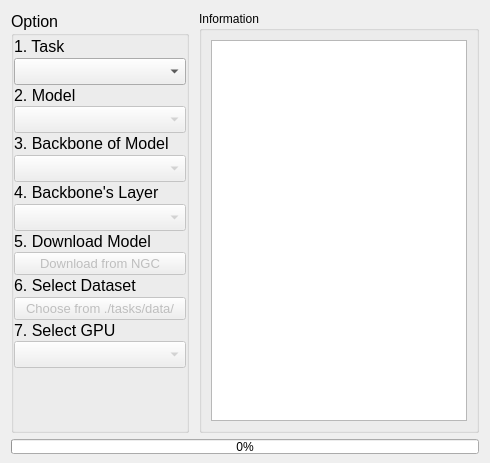
      <widget class="QWidget" name="tab_1">
       <property name="enabled">
        <bool>true</bool>
       </property>
       <property name="sizePolicy">
        <sizepolicy hsizetype="Preferred" vsizetype="Preferred">
         <horstretch>0</horstretch>
         <verstretch>0</verstretch>
        </sizepolicy>
       </property>
       <property name="font">
        <font>
         <weight>50</weight>
         <bold>false</bold>
        </font>
       </property>
       <attribute name="title">
        <string>Initialize</string>
       </attribute>
       <layout class="QGridLayout" name="gridLayout_26">
        <property name="bottomMargin">
         <number>9</number>
        </property>
        <item row="0" column="0">
         <widget class="QWidget" name="t1_widget_main" native="true">
          <layout class="QGridLayout" name="gridLayout_27" columnstretch="1,3">
           <property name="leftMargin">
            <number>0</number>
           </property>
           <property name="topMargin">
            <number>0</number>
           </property>
           <property name="rightMargin">
            <number>0</number>
           </property>
           <property name="bottomMargin">
            <number>0</number>
           </property>
           <property name="spacing">
            <number>10</number>
           </property>
           <item row="0" column="0">
            <widget class="QGroupBox" name="t1_option">
             <property name="sizePolicy">
              <sizepolicy hsizetype="Preferred" vsizetype="Preferred">
               <horstretch>0</horstretch>
               <verstretch>0</verstretch>
              </sizepolicy>
             </property>
             <property name="font">
              <font>
               <family>Arial</family>
               <pointsize>12</pointsize>
               <underline>false</underline>
              </font>
             </property>
             <property name="title">
              <string>Option</string>
             </property>
             <property name="flat">
              <bool>false</bool>
             </property>
             <layout class="QVBoxLayout" name="verticalLayout_3" stretch="1,1,1,1,1,1,1,1,1,1,1,1,1,1,1,0">
              <property name="spacing">
               <number>0</number>
              </property>
              <property name="leftMargin">
               <number>0</number>
              </property>
              <property name="topMargin">
               <number>0</number>
              </property>
              <property name="rightMargin">
               <number>0</number>
              </property>
              <property name="bottomMargin">
               <number>0</number>
              </property>
              <item>
               <widget class="QLabel" name="t1_lbl_task">
                <property name="sizePolicy">
                 <sizepolicy hsizetype="Preferred" vsizetype="Preferred">
                  <horstretch>0</horstretch>
                  <verstretch>0</verstretch>
                 </sizepolicy>
                </property>
                <property name="font">
                 <font>
                  <weight>50</weight>
                  <bold>false</bold>
                 </font>
                </property>
                <property name="toolTip">
                 <string>&lt;html&gt;&lt;head/&gt;&lt;body&gt;&lt;p align=&quot;center&quot;&gt;&lt;br/&gt;&lt;/p&gt;&lt;/body&gt;&lt;/html&gt;</string>
                </property>
                <property name="text">
                 <string>&lt;html&gt;&lt;head/&gt;&lt;body&gt;&lt;p&gt;1. Task&lt;/p&gt;&lt;/body&gt;&lt;/html&gt;</string>
                </property>
               </widget>
              </item>
              <item>
               <widget class="QComboBox" name="t1_combo_task">
                <property name="sizePolicy">
                 <sizepolicy hsizetype="Preferred" vsizetype="Preferred">
                  <horstretch>0</horstretch>
                  <verstretch>0</verstretch>
                 </sizepolicy>
                </property>
                <property name="toolTip">
                 <string>&lt;html&gt;&lt;head/&gt;&lt;body&gt;&lt;p align=&quot;center&quot;&gt;&lt;br/&gt;&lt;/p&gt;&lt;/body&gt;&lt;/html&gt;</string>
                </property>
                <property name="currentText">
                 <string/>
                </property>
                <property name="currentIndex">
                 <number>-1</number>
                </property>
                <item>
                 <property name="text">
                  <string>Image Classification</string>
                 </property>
                </item>
                <item>
                 <property name="text">
                  <string>Objected Detection</string>
                 </property>
                </item>
                <item>
                 <property name="text">
                  <string>Segmentation</string>
                 </property>
                </item>
               </widget>
              </item>
              <item>
               <widget class="QLabel" name="t1_lbl_model">
                <property name="sizePolicy">
                 <sizepolicy hsizetype="Preferred" vsizetype="Preferred">
                  <horstretch>0</horstretch>
                  <verstretch>0</verstretch>
                 </sizepolicy>
                </property>
                <property name="font">
                 <font>
                  <weight>50</weight>
                  <bold>false</bold>
                 </font>
                </property>
                <property name="toolTip">
                 <string>&lt;html&gt;&lt;head/&gt;&lt;body&gt;&lt;p align=&quot;center&quot;&gt;&lt;br/&gt;&lt;/p&gt;&lt;/body&gt;&lt;/html&gt;</string>
                </property>
                <property name="text">
                 <string>&lt;html&gt;&lt;head/&gt;&lt;body&gt;&lt;p&gt;2. Model&lt;/p&gt;&lt;/body&gt;&lt;/html&gt;</string>
                </property>
               </widget>
              </item>
              <item>
               <widget class="QComboBox" name="t1_combo_model">
                <property name="enabled">
                 <bool>false</bool>
                </property>
                <property name="sizePolicy">
                 <sizepolicy hsizetype="Preferred" vsizetype="Preferred">
                  <horstretch>0</horstretch>
                  <verstretch>0</verstretch>
                 </sizepolicy>
                </property>
                <property name="toolTip">
                 <string>&lt;html&gt;&lt;head/&gt;&lt;body&gt;&lt;p align=&quot;center&quot;&gt;&lt;br/&gt;&lt;/p&gt;&lt;/body&gt;&lt;/html&gt;</string>
                </property>
               </widget>
              </item>
              <item>
               <widget class="QLabel" name="t1_lbl_bone">
                <property name="sizePolicy">
                 <sizepolicy hsizetype="Preferred" vsizetype="Preferred">
                  <horstretch>0</horstretch>
                  <verstretch>0</verstretch>
                 </sizepolicy>
                </property>
                <property name="font">
                 <font>
                  <weight>50</weight>
                  <bold>false</bold>
                 </font>
                </property>
                <property name="toolTip">
                 <string>&lt;html&gt;&lt;head/&gt;&lt;body&gt;&lt;p align=&quot;center&quot;&gt;&lt;br/&gt;&lt;/p&gt;&lt;/body&gt;&lt;/html&gt;</string>
                </property>
                <property name="text">
                 <string>&lt;html&gt;&lt;head/&gt;&lt;body&gt;&lt;p&gt;3. Backbone of Model&lt;/p&gt;&lt;/body&gt;&lt;/html&gt;</string>
                </property>
               </widget>
              </item>
              <item>
               <widget class="QComboBox" name="t1_combo_bone">
                <property name="enabled">
                 <bool>false</bool>
                </property>
                <property name="sizePolicy">
                 <sizepolicy hsizetype="Preferred" vsizetype="Preferred">
                  <horstretch>0</horstretch>
                  <verstretch>0</verstretch>
                 </sizepolicy>
                </property>
                <property name="toolTip">
                 <string>&lt;html&gt;&lt;head/&gt;&lt;body&gt;&lt;p align=&quot;center&quot;&gt;&lt;br/&gt;&lt;/p&gt;&lt;/body&gt;&lt;/html&gt;</string>
                </property>
               </widget>
              </item>
              <item>
               <widget class="QLabel" name="t1_lbl_layer">
                <property name="sizePolicy">
                 <sizepolicy hsizetype="Preferred" vsizetype="Preferred">
                  <horstretch>0</horstretch>
                  <verstretch>0</verstretch>
                 </sizepolicy>
                </property>
                <property name="font">
                 <font>
                  <weight>50</weight>
                  <bold>false</bold>
                 </font>
                </property>
                <property name="toolTip">
                 <string>&lt;html&gt;&lt;head/&gt;&lt;body&gt;&lt;p align=&quot;center&quot;&gt;&lt;br/&gt;&lt;/p&gt;&lt;/body&gt;&lt;/html&gt;</string>
                </property>
                <property name="text">
                 <string>&lt;html&gt;&lt;head/&gt;&lt;body&gt;&lt;p&gt;4. Backbone's Layer&lt;/p&gt;&lt;/body&gt;&lt;/html&gt;</string>
                </property>
               </widget>
              </item>
              <item>
               <widget class="QComboBox" name="t1_combo_layer">
                <property name="enabled">
                 <bool>false</bool>
                </property>
                <property name="sizePolicy">
                 <sizepolicy hsizetype="Preferred" vsizetype="Preferred">
                  <horstretch>0</horstretch>
                  <verstretch>0</verstretch>
                 </sizepolicy>
                </property>
                <property name="toolTip">
                 <string>&lt;html&gt;&lt;head/&gt;&lt;body&gt;&lt;p align=&quot;center&quot;&gt;&lt;br/&gt;&lt;/p&gt;&lt;/body&gt;&lt;/html&gt;</string>
                </property>
               </widget>
              </item>
              <item>
               <widget class="QLabel" name="t1_lbl_download">
                <property name="font">
                 <font>
                  <weight>50</weight>
                  <bold>false</bold>
                 </font>
                </property>
                <property name="text">
                 <string>5. Download Model</string>
                </property>
               </widget>
              </item>
              <item>
               <widget class="QPushButton" name="t1_bt_download">
                <property name="enabled">
                 <bool>false</bool>
                </property>
                <property name="sizePolicy">
                 <sizepolicy hsizetype="Preferred" vsizetype="Preferred">
                  <horstretch>0</horstretch>
                  <verstretch>0</verstretch>
                 </sizepolicy>
                </property>
                <property name="font">
                 <font>
                  <pointsize>10</pointsize>
                 </font>
                </property>
                <property name="text">
                 <string>Download from NGC</string>
                </property>
               </widget>
              </item>
              <item>
               <widget class="QLabel" name="t1_lbl_dset">
                <property name="sizePolicy">
                 <sizepolicy hsizetype="Preferred" vsizetype="Preferred">
                  <horstretch>0</horstretch>
                  <verstretch>0</verstretch>
                 </sizepolicy>
                </property>
                <property name="font">
                 <font>
                  <weight>50</weight>
                  <bold>false</bold>
                 </font>
                </property>
                <property name="toolTip">
                 <string>&lt;html&gt;&lt;head/&gt;&lt;body&gt;&lt;p align=&quot;center&quot;&gt;&lt;br/&gt;&lt;/p&gt;&lt;/body&gt;&lt;/html&gt;</string>
                </property>
                <property name="text">
                 <string>&lt;html&gt;&lt;head/&gt;&lt;body&gt;&lt;p&gt;6. Select Dataset&lt;/p&gt;&lt;/body&gt;&lt;/html&gt;</string>
                </property>
               </widget>
              </item>
              <item>
               <widget class="QPushButton" name="t1_bt_dset">
                <property name="enabled">
                 <bool>false</bool>
                </property>
                <property name="sizePolicy">
                 <sizepolicy hsizetype="Preferred" vsizetype="Preferred">
                  <horstretch>0</horstretch>
                  <verstretch>0</verstretch>
                 </sizepolicy>
                </property>
                <property name="font">
                 <font>
                  <pointsize>10</pointsize>
                 </font>
                </property>
                <property name="text">
                 <string>Choose from ./tasks/data/</string>
                </property>
               </widget>
              </item>
              <item>
               <widget class="QLabel" name="t1_lbl_gpus">
                <property name="sizePolicy">
                 <sizepolicy hsizetype="Preferred" vsizetype="Preferred">
                  <horstretch>0</horstretch>
                  <verstretch>0</verstretch>
                 </sizepolicy>
                </property>
                <property name="font">
                 <font>
                  <weight>50</weight>
                  <bold>false</bold>
                 </font>
                </property>
                <property name="toolTip">
                 <string>&lt;html&gt;&lt;head/&gt;&lt;body&gt;&lt;p align=&quot;center&quot;&gt;&lt;br/&gt;&lt;/p&gt;&lt;/body&gt;&lt;/html&gt;</string>
                </property>
                <property name="text">
                 <string>&lt;html&gt;&lt;head/&gt;&lt;body&gt;&lt;p&gt;7. Select GPU&lt;/p&gt;&lt;/body&gt;&lt;/html&gt;</string>
                </property>
               </widget>
              </item>
              <item>
               <widget class="QComboBox" name="t1_combo_gpus">
                <property name="enabled">
                 <bool>false</bool>
                </property>
                <property name="sizePolicy">
                 <sizepolicy hsizetype="Preferred" vsizetype="Preferred">
                  <horstretch>0</horstretch>
                  <verstretch>0</verstretch>
                 </sizepolicy>
                </property>
                <property name="toolTip">
                 <string>&lt;html&gt;&lt;head/&gt;&lt;body&gt;&lt;p align=&quot;center&quot;&gt;&lt;br/&gt;&lt;/p&gt;&lt;/body&gt;&lt;/html&gt;</string>
                </property>
               </widget>
              </item>
              <item>
               <spacer name="verticalSpacer_3">
                <property name="orientation">
                 <enum>Qt::Vertical</enum>
                </property>
                <property name="sizeHint" stdset="0">
                 <size>
                  <width>20</width>
                  <height>40</height>
                 </size>
                </property>
               </spacer>
              </item>
              <item>
               <spacer name="verticalSpacer_4">
                <property name="orientation">
                 <enum>Qt::Vertical</enum>
                </property>
                <property name="sizeHint" stdset="0">
                 <size>
                  <width>20</width>
                  <height>40</height>
                 </size>
                </property>
               </spacer>
              </item>
             </layout>
            </widget>
           </item>
           <item row="0" column="1">
            <widget class="QGroupBox" name="t1_info">
             <property name="title">
              <string>Information</string>
             </property>
             <layout class="QGridLayout" name="gridLayout_2">
              <item row="0" column="0">
               <widget class="QPlainTextEdit" name="t1_console">
                <property name="sizePolicy">
                 <sizepolicy hsizetype="Preferred" vsizetype="Preferred">
                  <horstretch>0</horstretch>
                  <verstretch>0</verstretch>
                 </sizepolicy>
                </property>
                <property name="font">
                 <font>
                  <pointsize>11</pointsize>
                 </font>
                </property>
                <property name="verticalScrollBarPolicy">
                 <enum>Qt::ScrollBarAsNeeded</enum>
                </property>
                <property name="horizontalScrollBarPolicy">
                 <enum>Qt::ScrollBarAlwaysOff</enum>
                </property>
                <property name="lineWrapMode">
                 <enum>QPlainTextEdit::WidgetWidth</enum>
                </property>
                <property name="readOnly">
                 <bool>true</bool>
                </property>
               </widget>
              </item>
             </layout>
            </widget>
           </item>
          </layout>
         </widget>
        </item>
        <item row="1" column="0">
         <widget class="QProgressBar" name="t1_progress">
          <property name="maximumSize">
           <size>
            <width>16777215</width>
            <height>15</height>
           </size>
          </property>
          <property name="value">
           <number>0</number>
          </property>
         </widget>
        </item>
       </layout>
      </widget>
